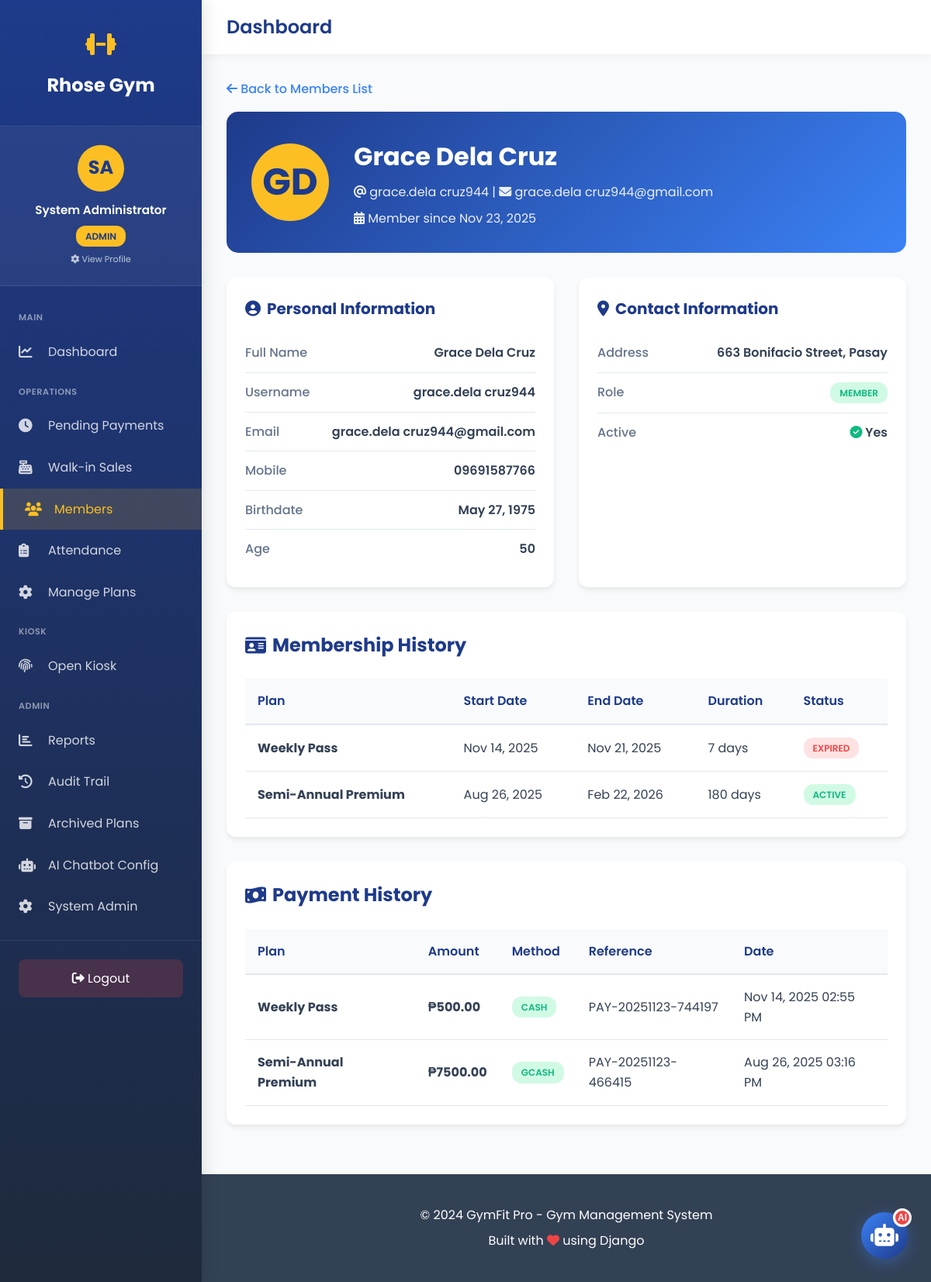
The page /members/51/ (signed in) on the database its author committed.
### gym_app/models.py (models this page shows, shortened)
class User(AbstractUser):
    ROLE_CHOICES = [
        ('admin', 'Admin'),
        ('staff', 'Staff'),
        ('member', 'Member'),
    ]
    role = models.CharField(max_length=10, choices=ROLE_CHOICES, default='member')
    mobile_no = models.CharField(max_length=20, blank=True, null=True)
    address = models.TextField(blank=True, null=True)
    birthdate = models.DateField(blank=True, null=True)
    age = models.IntegerField(blank=True, null=True)
    profile_image = models.ImageField(
        upload_to='profile_images/',
        blank=True,
        null=True,
        help_text="Profile picture"
    )
    kiosk_pin = models.CharField(
        max_length=6,
        blank=True,
        null=True,
        unique=True,
        help_text="6-digit PIN for kiosk check-in/out",
        verbose_name="Kiosk PIN"
    )
    created_at = models.DateTimeField(auto_now_add=True)
    updated_at = models.DateTimeField(auto_now=True)
    class Meta:
        db_table = 'users'
        verbose_name = 'User'
        verbose_name_plural = 'Users'
    def is_admin(self):
        return self.role == 'admin' or self.is_superuser
    def is_staff_or_admin(self):
        return self.role in ['admin', 'staff'] or self.is_superuser or self.is_staff

class UserMembership(models.Model):
    STATUS_CHOICES = [
        ('pending', 'Pending Payment'),
        ('active', 'Active'),
        ('expired', 'Expired'),
        ('cancelled', 'Cancelled'),
    ]
    user = models.ForeignKey(User, on_delete=models.CASCADE, related_name='memberships')
    plan = models.ForeignKey(MembershipPlan, on_delete=models.PROTECT, related_name='subscriptions')
    start_date = models.DateField()
    end_date = models.DateField()
    status = models.CharField(max_length=20, choices=STATUS_CHOICES, default='pending')
    cancelled_at = models.DateTimeField(null=True, blank=True)
    cancelled_by = models.ForeignKey(
        User,
        on_delete=models.SET_NULL,
        null=True,
        blank=True,
        related_name='cancelled_memberships'
    )
    cancellation_reason = models.TextField(blank=True, null=True)
    created_at = models.DateTimeField(auto_now_add=True)
    updated_at = models.DateTimeField(auto_now=True)
    class Meta:
        db_table = 'user_memberships'
        verbose_name = 'User Membership'
        verbose_name_plural = 'User Memberships'
        ordering = ['-start_date']

class MembershipPlan(models.Model):
    name = models.CharField(max_length=100)
    duration_days = models.IntegerField(help_text="Duration in days")
    price = models.DecimalField(max_digits=10, decimal_places=2)
    description = models.TextField(blank=True, null=True)
    is_active = models.BooleanField(default=True)
    is_archived = models.BooleanField(default=False, help_text="Archived plans are hidden but preserved for records")
    archived_at = models.DateTimeField(null=True, blank=True)
    archived_by = models.ForeignKey(
        User,
        on_delete=models.SET_NULL,
        null=True,
        blank=True,
        related_name='archived_membership_plans'
    )
    created_at = models.DateTimeField(auto_now_add=True)
    updated_at = models.DateTimeField(auto_now=True)
    class Meta:
        db_table = 'membership_plans'
        verbose_name = 'Membership Plan'
        verbose_name_plural = 'Membership Plans'
        ordering = ['price']

class Payment(models.Model):
    PAYMENT_METHOD_CHOICES = [
        ('cash', 'Cash'),
        ('gcash', 'GCash'),
    ]
    PAYMENT_STATUS_CHOICES = [
        ('pending', 'Pending Confirmation'),
        ('confirmed', 'Confirmed'),
        ('rejected', 'Rejected'),
    ]
    user = models.ForeignKey(User, on_delete=models.CASCADE, related_name='payments')
    membership = models.ForeignKey(UserMembership, on_delete=models.CASCADE, related_name='payments')
    amount = models.DecimalField(max_digits=10, decimal_places=2)
    method = models.CharField(max_length=10, choices=PAYMENT_METHOD_CHOICES)
    payment_date = models.DateTimeField(default=timezone.now)
    reference_no = models.CharField(max_length=50, blank=True, null=True, unique=True, help_text="Auto-generated payment reference")
    notes = models.TextField(blank=True, null=True)
    status = models.CharField(max_length=20, choices=PAYMENT_STATUS_CHOICES, default='pending')
    approved_by = models.ForeignKey(
        User,
        on_delete=models.SET_NULL,
        null=True,
        blank=True,
        related_name='approved_payments'
    )
    approved_at = models.DateTimeField(null=True, blank=True)
    rejection_reason = models.TextField(blank=True, null=True)
    created_at = models.DateTimeField(auto_now_add=True)
    updated_at = models.DateTimeField(auto_now=True)
    class Meta:
        db_table = 'payments'
        verbose_name = 'Payment'
        verbose_name_plural = 'Payments'
        ordering = ['-payment_date']

### gym_app/views.py (the view, shortened to what this page needs)
# urls.py: path('members/<int:user_id>/', views.member_detail, name='member_detail'),
@login_required
def member_detail(request, user_id):
    member = get_object_or_404(User, id=user_id, role='member')
    memberships = UserMembership.objects.filter(
        user=member
    ).select_related('plan').order_by('-start_date')
    payments = Payment.objects.filter(
        user=member
    ).select_related('membership__plan').order_by('-payment_date')
    context = {
        'member': member,
        'memberships': memberships,
        'payments': payments,
    }
    return render(request, 'gym_app/member_detail.html', context)

### gym_app/templates/gym_app/member_detail.html (shortened to what this page needs)
{% extends 'gym_app/base_sidebar.html' %}
{% block content %}
{% load static %}
<link rel="stylesheet" href="{% static 'gym_app/css/pages/member_detail.css' %}">
<a href="{% url 'members_list' %}" class="back-link">
    <i class="fas fa-arrow-left"></i> Back to Members List
</a>
<div class="member-header">
    <div class="member-avatar">
        {{ member.first_name|first|upper }}{{ member.last_name|first|upper }}
    </div>
    <div class="member-info">
        <h1>{{ member.get_full_name }}</h1>
        <p style="opacity: 0.9; margin: 0;">
            <i class="fas fa-at"></i> {{ member.username }} |
            <i class="fas fa-envelope"></i> {{ member.email }}
        </p>
        <p style="opacity: 0.9; margin: 0.5rem 0 0 0;">
            <i class="fas fa-calendar-alt"></i> Member since {{ member.date_joined|date:"M d, Y" }}
        </p>
    </div>
</div>
<div class="info-grid">
    <div class="info-card">
        <h2 class="card-title">
            <i class="fas fa-user-circle"></i>
            Personal Information
        </h2>
        <div class="info-row">
            <span class="info-label">Full Name</span>
            <span class="info-value">{{ member.get_full_name }}</span>
        </div>
        <div class="info-row">
            <span class="info-label">Username</span>
            <span class="info-value">{{ member.username }}</span>
        </div>
        <div class="info-row">
            <span class="info-label">Email</span>
            <span class="info-value">{{ member.email }}</span>
        </div>
        <div class="info-row">
            <span class="info-label">Mobile</span>
            <span class="info-value">{{ member.mobile_no|default:"N/A" }}</span>
        </div>
        <div class="info-row">
            <span class="info-label">Birthdate</span>
            <span class="info-value">{{ member.birthdate|date:"M d, Y"|default:"N/A" }}</span>
        </div>
        <div class="info-row">
            <span class="info-label">Age</span>
            <span class="info-value">{{ member.age|default:"N/A" }}</span>
        </div>
    </div>
    <div class="info-card">
        <h2 class="card-title">
            <i class="fas fa-map-marker-alt"></i>
            Contact Information
        </h2>
        <div class="info-row">
            <span class="info-label">Address</span>
            <span class="info-value">{{ member.address|default:"N/A" }}</span>
        </div>
        <div class="info-row">
            <span class="info-label">Role</span>
            <span class="info-value">
                <span class="badge badge-active">{{ member.role|upper }}</span>
            </span>
        </div>
        <div class="info-row">
            <span class="info-label">Active</span>
            <span class="info-value">
                {% if member.is_active %}
                    <i class="fas fa-check-circle" style="color: var(--success);"></i> Yes
                {% else %}
                    <i class="fas fa-times-circle" style="color: var(--danger);"></i> No
                {% endif %}
            </span>
        </div>
    </div>
</div>
<div class="table-container">
    <h2 class="section-title">
        <i class="fas fa-id-card"></i>
        Membership History
    </h2>
    {% if memberships %}
    <table>
        <thead>
            <tr>
                <th>Plan</th>
                <th>Start Date</th>
                <th>End Date</th>
                <th>Duration</th>
                <th>Status</th>
            </tr>
        </thead>
        <tbody>
            {% for membership in memberships %}
            <tr>
                <td><strong>{{ membership.plan.name }}</strong></td>
                <td>{{ membership.start_date|date:"M d, Y" }}</td>
                <td>{{ membership.end_date|date:"M d, Y" }}</td>
                <td>{{ membership.plan.duration_days }} days</td>
                <td>
                    <span class="badge badge-{{ membership.status }}">
                        {{ membership.status|upper }}
                    </span>
                </td>
            </tr>
            {% endfor %}
        </tbody>
    </table>
    {% else %}
    <div class="empty-state">
        <i class="fas fa-id-card"></i>
        <p>No membership history</p>
    </div>
    {% endif %}
</div>
<div class="table-container">
    <h2 class="section-title">
        <i class="fas fa-money-bill-wave"></i>
        Payment History
    </h2>
    {% if payments %}
    <table>
        <thead>
            <tr>
                <th>Plan</th>
                <th>Amount</th>
                <th>Method</th>
                <th>Reference</th>
                <th>Date</th>
            </tr>
        </thead>
        <tbody>
            {% for payment in payments %}
            <tr>
                <td><strong>{{ payment.membership.plan.name }}</strong></td>
                <td><strong>₱{{ payment.amount }}</strong></td>
                <td><span class="badge badge-active">{{ payment.method|upper }}</span></td>
                <td>{{ payment.reference_no|default:"N/A" }}</td>
                <td>{{ payment.payment_date|date:"M d, Y h:i A" }}</td>
            </tr>
            {% endfor %}
        </tbody>
    </table>
    {% else %}
    <div class="empty-state">
        <i class="fas fa-receipt"></i>
        <p>No payment history</p>
    </div>
    {% endif %}
</div>
{% endblock %}

### gym_app/templates/gym_app/base_sidebar.html (shortened to what this page needs)
<!DOCTYPE html>
<html lang="en">
<head>
    <link rel="stylesheet" href="https://cdnjs.cloudflare.com/ajax/libs/font-awesome/6.4.0/css/all.min.css">
</head>
<body class="has-sidebar">
    <aside class="sidebar" id="sidebar">
        <div class="sidebar-header">
            <div class="sidebar-logo">
                <i class="fas fa-dumbbell"></i>
            </div>
            <a href="{% url 'home' %}" class="sidebar-brand">Rhose Gym</a>
        </div>
        <a href="{% url 'profile_settings' %}" class="sidebar-user">
            <div class="sidebar-user-avatar">
                {% if user.profile_image %}
                    <img src="{{ user.profile_image.url }}" alt="{{ user.get_full_name }}" class="sidebar-user-avatar-img">
                {% else %}
                    {{ user.first_name|first|upper }}{{ user.last_name|first|upper }}
                {% endif %}
            </div>
            <div class="sidebar-user-name">{{ user.get_full_name|default:user.username }}</div>
            <div style="text-align: center; margin-top: 0.5rem;">
                <span class="sidebar-user-role">{{ user.role }}</span>
            </div>
            <div style="text-align: center; margin-top: 0.5rem; font-size: 0.7rem; opacity: 0.7;">
                <i class="fas fa-cog"></i> View Profile
            </div>
        </a>
            <nav class="sidebar-menu">
            <div class="sidebar-section">Main</div>
            <a href="{% url 'dashboard' %}" {% if request.path == '/dashboard/' %}class="active"{% endif %}>
                <i class="fas fa-chart-line"></i>
                <span>Dashboard</span>
            </a>
            <div class="sidebar-section">Operations</div>
            <a href="{% url 'pending_payments' %}" {% if 'pending-payments' in request.path %}class="active"{% endif %}>
                <i class="fas fa-clock"></i>
                <span>Pending Payments</span>
            </a>
            <a href="{% url 'walkin_purchase' %}" {% if 'walkin' in request.path %}class="active"{% endif %}>
                <i class="fas fa-cash-register"></i>
                <span>Walk-in Sales</span>
            </a>
            <a href="{% url 'members_list' %}" {% if 'members' in request.path %}class="active"{% endif %}>
                <i class="fas fa-users"></i>
                <span>Members</span>
            </a>
            <a href="{% url 'attendance_report' %}" {% if 'attendance' in request.path %}class="active"{% endif %}>
                <i class="fas fa-clipboard-list"></i>
                <span>Attendance</span>
            </a>
            <a href="{% url 'manage_plans' %}" {% if 'manage-plans' in request.path %}class="active"{% endif %}>
                <i class="fas fa-cog"></i>
                <span>Manage Plans</span>
            </a>
            <div class="sidebar-section">Kiosk</div>
            <a href="{% url 'kiosk_login' %}" target="_blank">
                <i class="fas fa-fingerprint"></i>
                <span>Open Kiosk</span>
            </a>
            {% if user.is_admin %}
            <div class="sidebar-section">Admin</div>
            <a href="{% url 'reports' %}" {% if 'reports' in request.path %}class="active"{% endif %}>
                <i class="fas fa-chart-bar"></i>
                <span>Reports</span>
            </a>
            <a href="{% url 'audit_trail' %}" {% if 'audit' in request.path %}class="active"{% endif %}>
                <i class="fas fa-history"></i>
                <span>Audit Trail</span>
            </a>
            <a href="{% url 'archived_plans' %}" {% if 'archived-plans' in request.path %}class="active"{% endif %}>
                <i class="fas fa-archive"></i>
                <span>Archived Plans</span>
            </a>
            <a href="{% url 'chatbot_config' %}" {% if 'chatbot-config' in request.path %}class="active"{% endif %}>
                <i class="fas fa-robot"></i>
                <span>AI Chatbot Config</span>
            </a>
            <a href="/admin/" target="_blank">
                <i class="fas fa-cog"></i>
                <span>System Admin</span>
            </a>
            {% endif %}
        </nav>
        <div class="sidebar-footer">
            <a href="{% url 'logout' %}">
                <i class="fas fa-sign-out-alt"></i> Logout
            </a>
        </div>
    </aside>
    <div class="main-wrapper">
        <div class="top-navbar">
            <div class="top-navbar-left">
                <h1>{% block page_title %}Dashboard{% endblock %}</h1>
            </div>
        </div>
        <main class="main-content">
            {% block content %}{% endblock %}
        </main>
        <footer class="footer">
            <div class="container">
                <p>&copy; 2024 GymFit Pro - Gym Management System</p>
                <p>Built with <i class="fas fa-heart" style="color: var(--danger);"></i> using Django</p>
            </div>
        </footer>
    </div>
<button class="chat-widget-button" id="chatWidgetToggle" title="Chat with FitBot">
    <i class="fas fa-robot"></i>
    <span class="chat-widget-badge">AI</span>
</button>
</body>
</html>

### rows shown on the page
User: first_name|first "S", last_name|first "A", get_full_name "System Administrator", role "ADMIN"
User: first_name|first "G", last_name|first "D", get_full_name "Grace Dela Cruz", username "grace.dela cruz944", email "grace.dela cruz944@gmail.com", date_joined "Nov 23, 2025", mobile_no "09691587766", birthdate "May 27, 1975", age "50", address "663 Bonifacio Street, Pasay", role "MEMBER"
UserMembership: plan.name "Weekly Pass", start_date "Nov 14, 2025", end_date "Nov 21, 2025", plan.duration_days "7", status "EXPIRED"
UserMembership: plan.name "Semi-Annual Premium", start_date "Aug 26, 2025", end_date "Feb 22, 2026", plan.duration_days "180", status "ACTIVE"
Payment: membership.plan.name "Weekly Pass", amount "500.00", method "CASH", reference_no "PAY-20251123-744197", payment_date "Nov 14, 2025 02:55 PM"
Payment: membership.plan.name "Semi-Annual Premium", amount "7500.00", method "GCASH", reference_no "PAY-20251123-466415", payment_date "Aug 26, 2025 03:16 PM"
